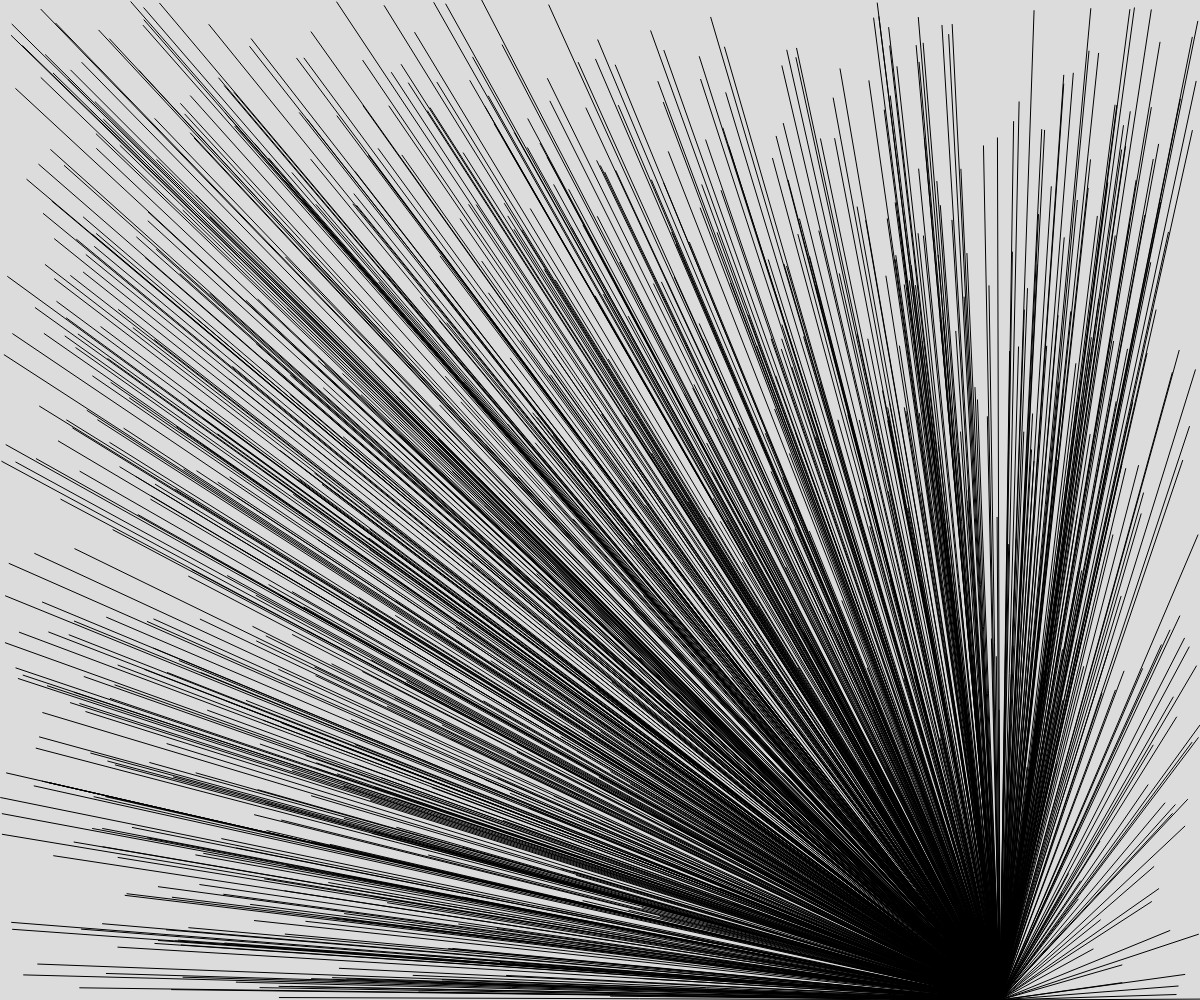
Frame 1 (no input)
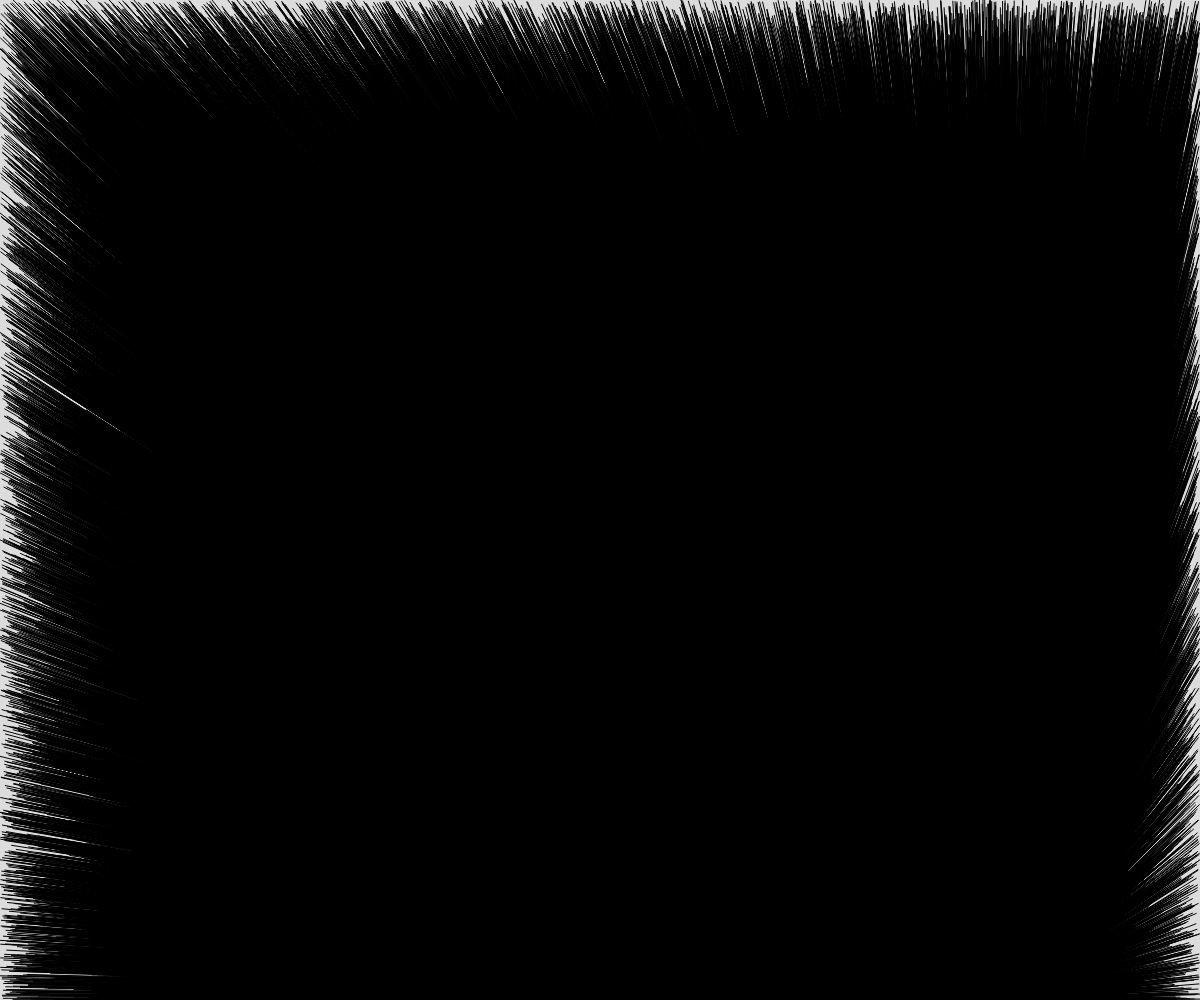
Frame 60 (no input)
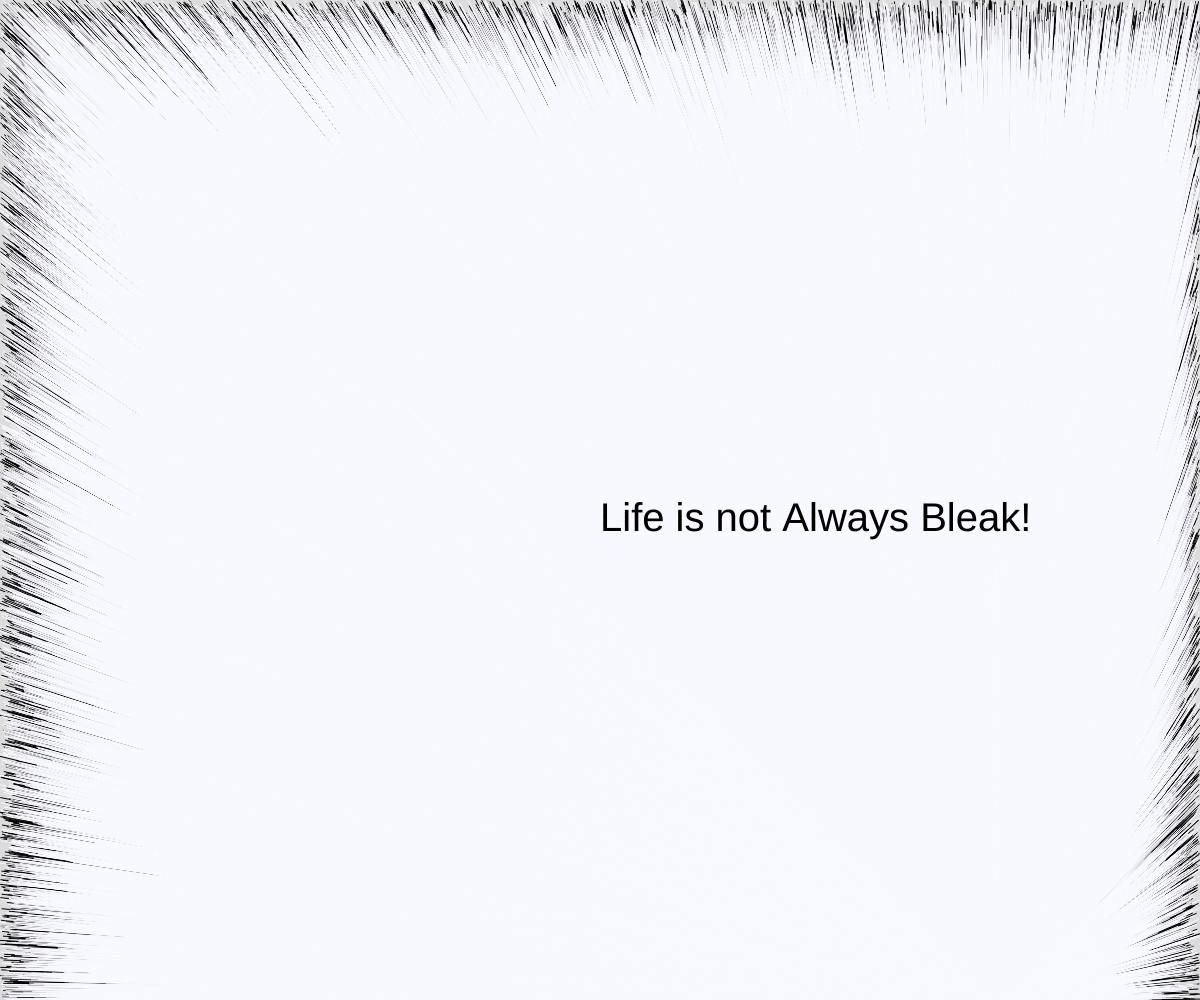
Frame 120 (the mouse pressed at the canvas centre since frame 60)

The p5.js sketch that drew these frames (run headless with seeded random() and noise() and a simulated clock; from frame 60 on, the mouse is pressed at the canvas centre):

// p5.js sketch
// ── sketch.js
function setup() {
  
  createCanvas(windowWidth,windowHeight);
  background('gainsboro');
}



function draw() {
   
    var bG = 0;
    
    
    
    while(bG < windowHeight){
       
        
        i = random(windowWidth);
        j = random (windowHeight);
        
        line(i, j, 1000, 1000);
        bG = bG + 1;
        // Black Lines Fill up the canvas 
    }
    
   
    if(mouseIsPressed){
      stroke('#F8F8FF');
      fill('#000000');
      textFont('Helvetica');
      textSize(40);
      text('Life is not Always Bleak!', mouseX, mouseY, 500, 500);
   
      // Black lines fade away and text is displayed upon click and hold 
        
    
     
    }
    else{
       if(mouseIsPressed) {
       stroke('#F8F8FF');
      fill('#000000');
        
        i = random(windowWidth);
        j = random (windowHeight);
        
        line(i, j, 1000, 1000);
        bG = bG - 1;
        // Black Lines remain at the ends of the canvas
    }
    }
   }

// ── test.html
<html lang=""><head>
  <meta charset="utf-8">
  <meta name="viewport" content="width=device-width, initial-scale=1.0">
  <title>p5.js example</title>
  <style>
    body {
      padding: 0;
      margin: 0;
    }
  </style>
  <script src="https://cdn.jsdelivr.net/npm/p5@1.1.9/lib/p5.js"></script>
  <script src="sketch.js"></script>
</head>

<body data-new-gr-c-s-check-loaded="14.984.0" data-gr-ext-installed="">
  <main>
  </main>


</body>
</html>
